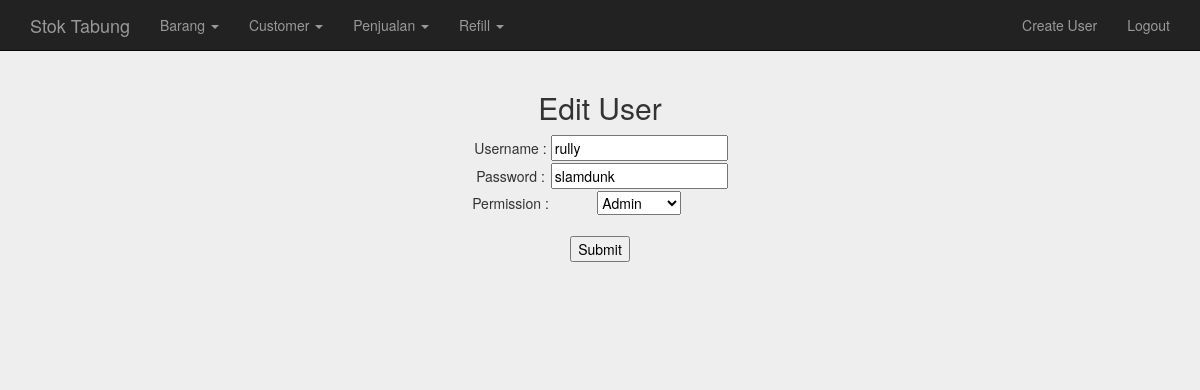
The app's page /edit_user.php?no_id=1 (signed in) with its own data.
### tables this page shows
CREATE TABLE `user_permit` (
  `no_id` int(2) NOT NULL AUTO_INCREMENT,
  `username` varchar(50) DEFAULT NULL,
  `password` varchar(50) DEFAULT NULL,
  `permission` varchar(50) DEFAULT NULL,
  PRIMARY KEY (`no_id`)
);

### db/pdo.php (called while the page is built, shortened)
<?php
function testdb_connect() {
$dbh = new PDO("mysql:host=localhost;dbname=stoktabung", "root", "slamdunk23");
     return ($dbh);
}
function getDataUserById($a) {
	$db = testdb_connect();
	$stmt = $db->prepare("SELECT * FROM user_permit WHERE no_id=:field1");
	$stmt->execute(array(':field1' => $a));
	$fetch_array = $stmt->fetchAll(PDO::FETCH_ASSOC);
	return($fetch_array);
}

### edit_user.php (the view, shortened to what this page needs)
<?php
	include "header.php";
?>
<div class="container">
  <div class="text-center">
  <?php
  	if($_SESSION['permission']!="admin"){
		echo "Anda Tidak Memiliki Akses Untuk Halaman Ini!!!!";
	} else {
		$no_id = $_GET["no_id"];
		$users = getDataUserById($no_id);
	?>
		<h2>Edit User</h2>
		<form name="edit_user" method="post" action="user_edit.php">
		<?php foreach ($users as $row):?>
		<table>
		  <tr>
		  	<td><span>Username : </span></td>
		  	<td><input type="text" name="username" value="<?php echo $row['username']?>"/></td>
		  </tr>
		  <tr>
		  	<td><span>Password : </span></td>
		  	<td><input type="text" name="password" value="<?php echo $row['password']?>"/></td>
		  </tr>
		  <tr>
		  	<td><span>Permission : </span></td>
		  	<td>
		  		<select name="permission" id="permission">
				<option value="admin" <?php if ($row['permission']=="admin"){echo"selected";}?>>Admin</option>
				</select>
		  	</td>
		  </tr>
		</table>
		<?php endforeach;?>
		<br/>
			<span><input type="submit" name="submit" value="Submit"> </span>
		</form>
	<?php
	}
  ?>
  </div>
</div>
<?php
	include "footer.php";
?>

### css/styles.css (style rules this page uses)
body { background: #eee; }
table { margin: auto; }
.text-center { margin-bottom: 100px; }

### records on screen
user_permit: username "rully", password "slamdunk", permission "Admin"
